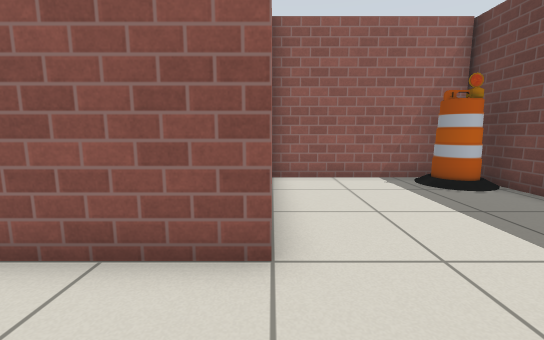
View 1 (above)

16 first-person views from a walk through a Gazebo world. The camera is 0.75 m above the floor, tilts 8° down and sees 90° across. The lines on the ground mark 1 m squares. The floor is counted in squares, 0.5 m on a side. Each view is taken from the middle of a square. On the plan, view 1 faces up. The plan holds only what a view shows up to about 14 squares ahead; the rest is blank. Simple patterns stand in for the simulator's built-in surfaces. Simple shapes stand in for some stock models.

View 2
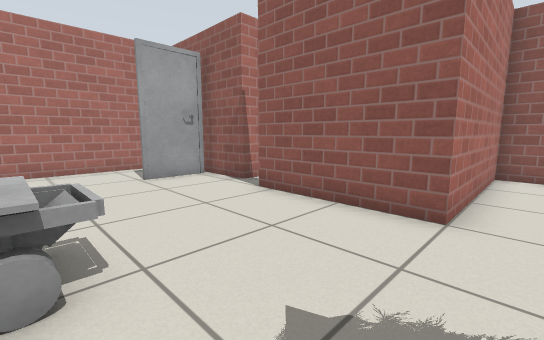

View 3
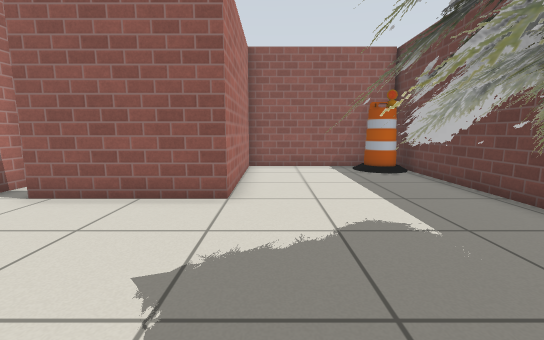

View 4
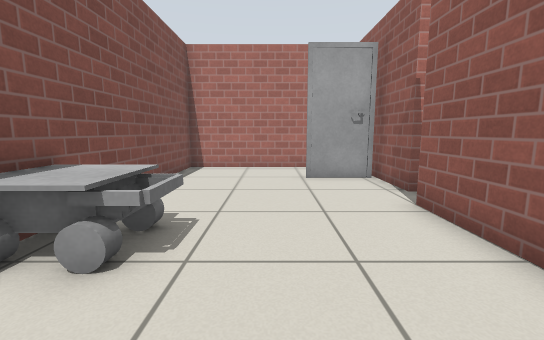

View 5
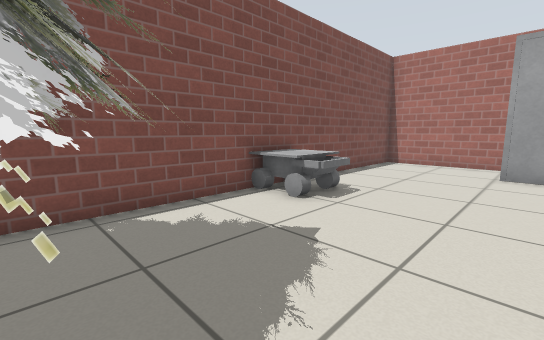

View 6
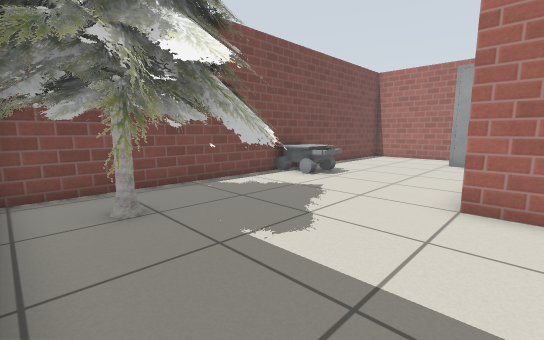

View 7
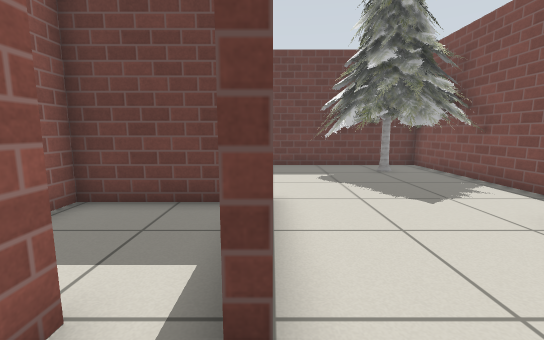

View 8
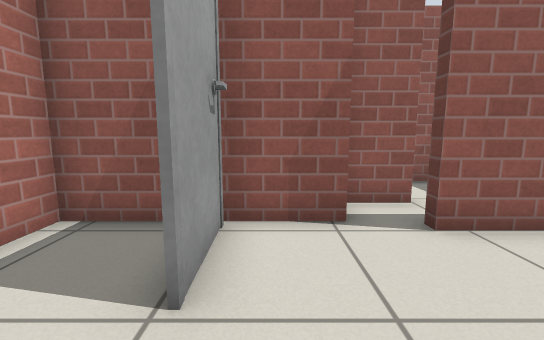

View 9
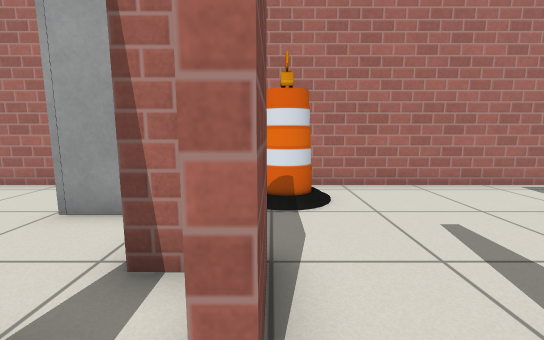

View 10
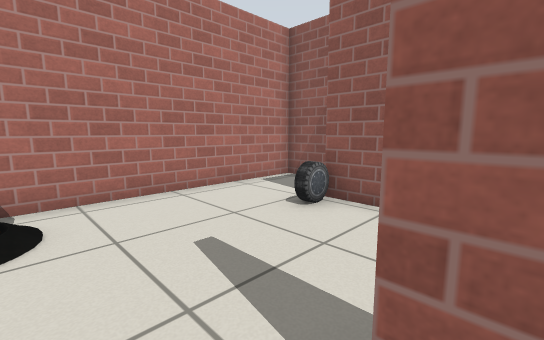

View 11
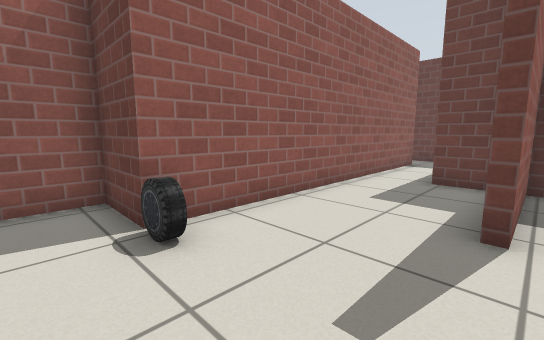

View 12
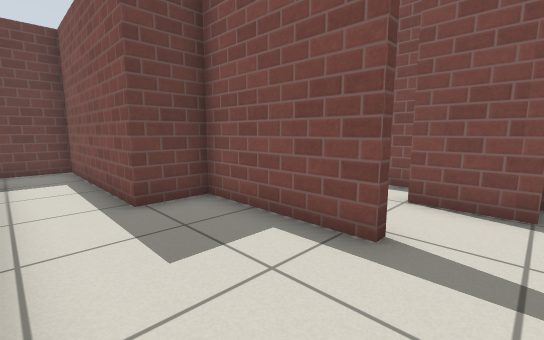

View 13
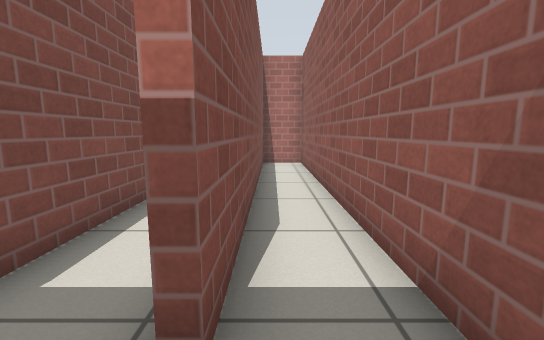

View 14
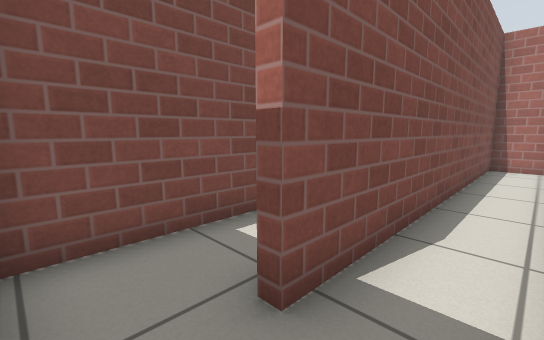

View 15
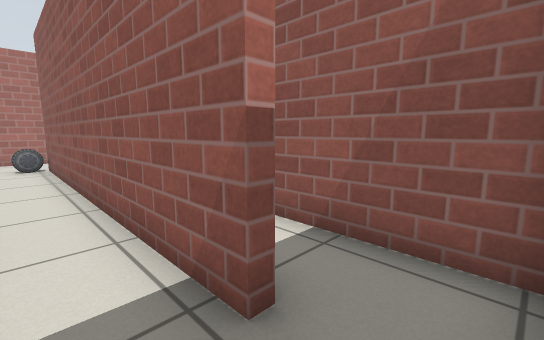

View 16
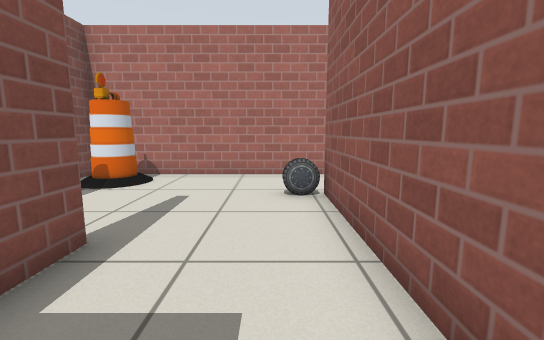

### Floor plan
Key: @ floor where view 1 was taken; # wall or solid block; . main floor; : floor 0.05 m higher than the main floor; B barrel; L door leaf; T pine tree; C car; O other object.
Columns run from 11 left of view 1 to 7 right of it. Each row starts with its distance up from view 1.
 14 ##################
 13 #...#.............
 12 #..#############..#
 11 #..C..............#
 10 #.................#
  9 #..........########
  8 #..........#....BB
  7 #......#####....B.#
  6 #.B........#......#
  5 #:B..##....#......#
  4 ######.....#......#
  3 #..L...#####......#
  2 #..L........... ..#
  1 #..L..........TTTT
  0 #..........@.TTTTT
 -1 #............TTTTT
 -2 #.......OO...TTTTT
 -3 #.......OO...TTTTT
 -4 ##############TTTT

Where each view was taken, in squares from view 1:
view 1: 0 up, 0 right, facing up
view 2: 2 down, 1 right, facing up-left
view 3: 3 down, 1 right, facing up
view 4: 0 up, 1 right, facing left
view 5: 2 up, 3 right, facing down-left
view 6: 4 up, 6 right, facing down-left
view 7: 3 up, 6 left, facing right
view 8: 1 down, 7 left, facing up
view 9: 5 up, 3 left, facing left
view 10: 6 up, 4 left, facing up-left
view 11: 7 up, 9 left, facing up-right
view 12: 11 up, 6 left, facing down-right
view 13: 12 up, 6 right, facing left
view 14: 13 up, 6 right, facing down-left
view 15: 10 up, 6 right, facing up-left
view 16: 10 up, 1 left, facing left
